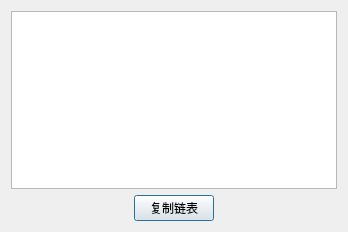
<?xml version="1.0" encoding="UTF-8"?>
<ui version="4.0">
 <class>listDialog</class>
 <widget class="QDialog" name="listDialog">
  <property name="geometry">
   <rect>
    <x>0</x>
    <y>0</y>
    <width>348</width>
    <height>232</height>
   </rect>
  </property>
  <property name="windowTitle">
   <string>链表复制</string>
  </property>
  <property name="modal">
   <bool>true</bool>
  </property>
  <layout class="QGridLayout" name="gridLayout">
   <item row="0" column="0">
    <layout class="QVBoxLayout" name="verticalLayout">
     <item>
      <widget class="QTableWidget" name="tableWidget"/>
     </item>
     <item>
      <layout class="QHBoxLayout" name="horizontalLayout">
       <item>
        <spacer name="horizontalSpacer">
         <property name="orientation">
          <enum>Qt::Horizontal</enum>
         </property>
         <property name="sizeHint" stdset="0">
          <size>
           <width>40</width>
           <height>20</height>
          </size>
         </property>
        </spacer>
       </item>
       <item>
        <widget class="QPushButton" name="listButton">
         <property name="text">
          <string>复制链表</string>
         </property>
        </widget>
       </item>
       <item>
        <spacer name="horizontalSpacer_2">
         <property name="orientation">
          <enum>Qt::Horizontal</enum>
         </property>
         <property name="sizeHint" stdset="0">
          <size>
           <width>40</width>
           <height>20</height>
          </size>
         </property>
        </spacer>
       </item>
      </layout>
     </item>
    </layout>
   </item>
  </layout>
 </widget>
 <resources/>
 <connections/>
</ui>
